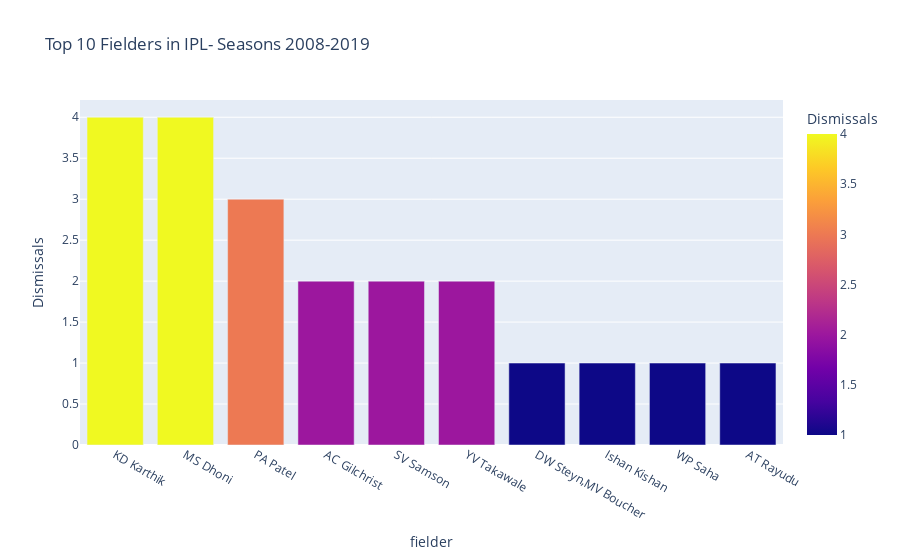

Here is the notebook cell this chart was saved with:
### Markdown cell above
![wicket%20keeper.jpg](attachment:wicket%20keeper.jpg)

### Code cell
#Creating a list of the best fielders- Considering Catch,Run Out and Stumpings
fielder_list=df_matches1.groupby('fielder').apply(lambda x:x).dropna().reset_index()
fielder_list_count=fielder_list.groupby('fielder').count()
fielder_list_counts=fielder_list_count['dismissal_kind'].reset_index(name='Dismissals')
fielder_list_max=fielder_list_counts.sort_values(by='Dismissals',ascending=False)
top_fielders=fielder_list_max[0:10]
print('The Best Fielders(and WicketKeepers) in the Torunament are:\n',top_fielders)

fig = px.bar(top_fielders, x='fielder', y='Dismissals',
             hover_data=['fielder'], color='Dismissals',title='Top 10 Fielders in IPL- Seasons 2008-2019')
fig.show()

### Figure 1 — Plotly figure (JSON) as saved in the notebook; plotly's stock layout.template omitted (floating-point values rounded to 4 significant figures)
{"data": [{"alignmentgroup": "True", "hovertemplate": "fielder=%{x}<br>Dismissals=%{marker.color}<extra></extra>", "legendgroup": "", "marker": {"color": [4, 4, 3, 2, 2, 2, 1, 1, 1, 1], "coloraxis": "coloraxis", "pattern": {"shape": ""}}, "name": "", "offsetgroup": "", "orientation": "v", "showlegend": false, "textposition": "auto", "type": "bar", "x": ["KD Karthik", "MS Dhoni", "PA Patel", "AC Gilchrist", "SV Samson", "YV Takawale", "DW Steyn,MV Boucher", "Ishan Kishan", "WP Saha", "AT Rayudu"], "xaxis": "x", "y": [4, 4, 3, 2, 2, 2, 1, 1, 1, 1], "yaxis": "y"}], "layout": {"barmode": "relative", "coloraxis": {"colorbar": {"title": {"text": "Dismissals"}}, "colorscale": [[0, "#0d0887"], [0.1111, "#46039f"], [0.2222, "#7201a8"], [0.3333, "#9c179e"], [0.4444, "#bd3786"], [0.5556, "#d8576b"], [0.6667, "#ed7953"], [0.7778, "#fb9f3a"], [0.8889, "#fdca26"], [1, "#f0f921"]]}, "legend": {"tracegroupgap": 0}, "title": {"text": "Top 10 Fielders in IPL- Seasons 2008-2019"}, "xaxis": {"anchor": "y", "domain": [0, 1], "title": {"text": "fielder"}}, "yaxis": {"anchor": "x", "domain": [0, 1], "title": {"text": "Dismissals"}}}}
